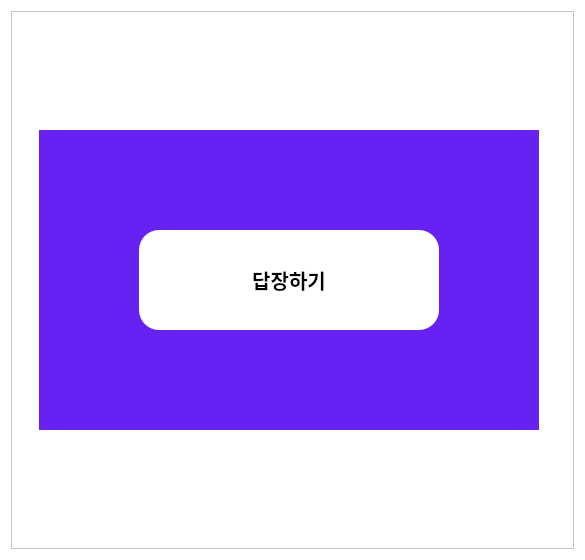
            <widget class="QWidget" name="page_3">
             <property name="styleSheet">
              <string notr="true">background-color:white;</string>
             </property>
             <layout class="QVBoxLayout" name="verticalLayout_65">
              <item>
               <widget class="QFrame" name="frame_60">
                <property name="frameShape">
                 <enum>QFrame::StyledPanel</enum>
                </property>
                <property name="frameShadow">
                 <enum>QFrame::Raised</enum>
                </property>
                <layout class="QVBoxLayout" name="verticalLayout_64">
                 <property name="topMargin">
                  <number>100</number>
                 </property>
                 <property name="bottomMargin">
                  <number>100</number>
                 </property>
                 <item alignment="Qt::AlignHCenter|Qt::AlignVCenter">
                  <widget class="QFrame" name="frame_65">
                   <property name="styleSheet">
                    <string notr="true">border:none;</string>
                   </property>
                   <property name="frameShape">
                    <enum>QFrame::StyledPanel</enum>
                   </property>
                   <property name="frameShadow">
                    <enum>QFrame::Raised</enum>
                   </property>
                   <layout class="QVBoxLayout" name="verticalLayout_59">
                    <item alignment="Qt::AlignHCenter|Qt::AlignVCenter">
                     <widget class="QFrame" name="frame_89">
                      <property name="frameShape">
                       <enum>QFrame::StyledPanel</enum>
                      </property>
                      <property name="frameShadow">
                       <enum>QFrame::Raised</enum>
                      </property>
                      <layout class="QHBoxLayout" name="horizontalLayout_35">
                       <property name="spacing">
                        <number>0</number>
                       </property>
                       <item>
                        <widget class="QFrame" name="frame_90">
                         <property name="minimumSize">
                          <size>
                           <width>500</width>
                           <height>0</height>
                          </size>
                         </property>
                         <property name="maximumSize">
                          <size>
                           <width>16777215</width>
                           <height>16777215</height>
                          </size>
                         </property>
                         <property name="styleSheet">
                          <string notr="true">*{
background-color: #6522f2;
}</string>
                         </property>
                         <property name="frameShape">
                          <enum>QFrame::StyledPanel</enum>
                         </property>
                         <property name="frameShadow">
                          <enum>QFrame::Raised</enum>
                         </property>
                         <layout class="QVBoxLayout" name="verticalLayout_38">
                          <property name="leftMargin">
                           <number>100</number>
                          </property>
                          <property name="topMargin">
                           <number>100</number>
                          </property>
                          <property name="rightMargin">
                           <number>100</number>
                          </property>
                          <property name="bottomMargin">
                           <number>100</number>
                          </property>
                          <item>
                           <widget class="QPushButton" name="pushButton_6">
                            <property name="minimumSize">
                             <size>
                              <width>0</width>
                              <height>100</height>
                             </size>
                            </property>
                            <property name="font">
                             <font>
                              <pointsize>15</pointsize>
                              <weight>75</weight>
                              <bold>true</bold>
                             </font>
                            </property>
                            <property name="layoutDirection">
                             <enum>Qt::RightToLeft</enum>
                            </property>
                            <property name="styleSheet">
                             <string notr="true">*{color: black;background-color:#ffffff;
border-radius: 20px;
}</string>
                            </property>
                            <property name="text">
                             <string>답장하기</string>
                            </property>
                            <property name="iconSize">
                             <size>
                              <width>50</width>
                              <height>50</height>
                             </size>
                            </property>
                           </widget>
                          </item>
                         </layout>
                        </widget>
                       </item>
                       <item>
                        <widget class="QFrame" name="frame_91">
                         <property name="frameShape">
                          <enum>QFrame::StyledPanel</enum>
                         </property>
                         <property name="frameShadow">
                          <enum>QFrame::Raised</enum>
                         </property>
                         <layout class="QHBoxLayout" name="horizontalLayout_50">
                          <property name="spacing">
                           <number>0</number>
                          </property>
                          <property name="leftMargin">
                           <number>0</number>
                          </property>
                          <property name="topMargin">
                           <number>0</number>
                          </property>
                          <property name="rightMargin">
                           <number>0</number>
                          </property>
                          <property name="bottomMargin">
                           <number>0</number>
                          </property>
                          <item>
                           <widget class="QLabel" name="label_32">
                            <property name="maximumSize">
                             <size>
                              <width>16777215</width>
                              <height>16777215</height>
                             </size>
                            </property>
                            <property name="cursor">
                             <cursorShape>ArrowCursor</cursorShape>
                            </property>
                            <property name="tabletTracking">
                             <bool>false</bool>
                            </property>
                            <property name="contextMenuPolicy">
                             <enum>Qt::DefaultContextMenu</enum>
                            </property>
                            <property name="text">
                             <string/>
                            </property>
                            <property name="pixmap">
                             <pixmap>../resource/lp.png</pixmap>
                            </property>
                            <property name="scaledContents">
                             <bool>true</bool>
                            </property>
                            <property name="alignment">
                             <set>Qt::AlignCenter</set>
                            </property>
                            <property name="wordWrap">
                             <bool>false</bool>
                            </property>
                           </widget>
                          </item>
                         </layout>
                        </widget>
                       </item>
                      </layout>
                     </widget>
                    </item>
                   </layout>
                  </widget>
                 </item>
                </layout>
               </widget>
              </item>
             </layout>
            </widget>
